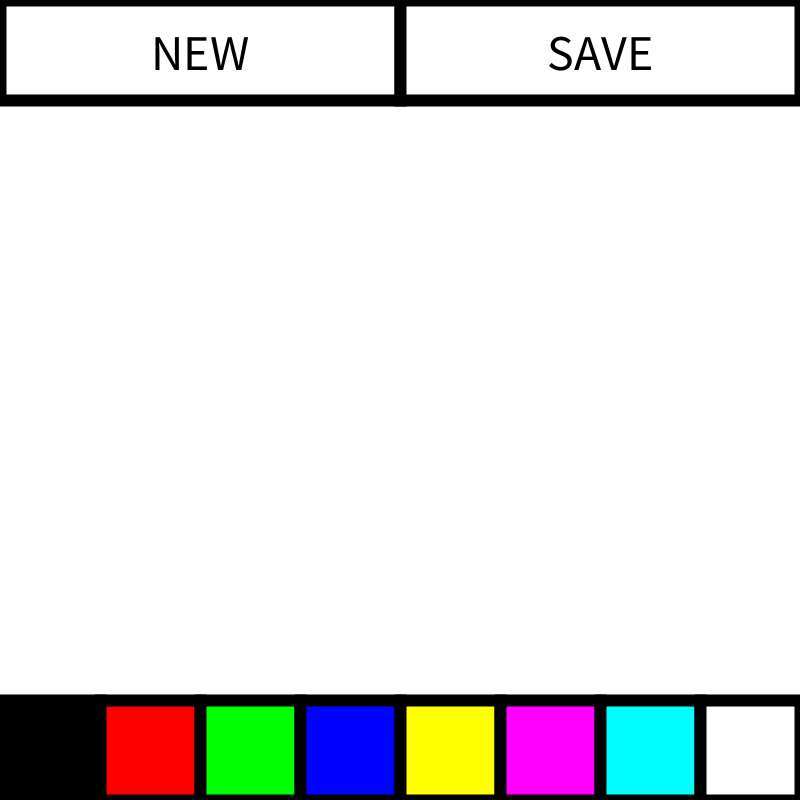
Frame 1 (no input)
Frame 60 (the mouse pressed at the canvas centre just before this capture): identical to frame 1, image omitted
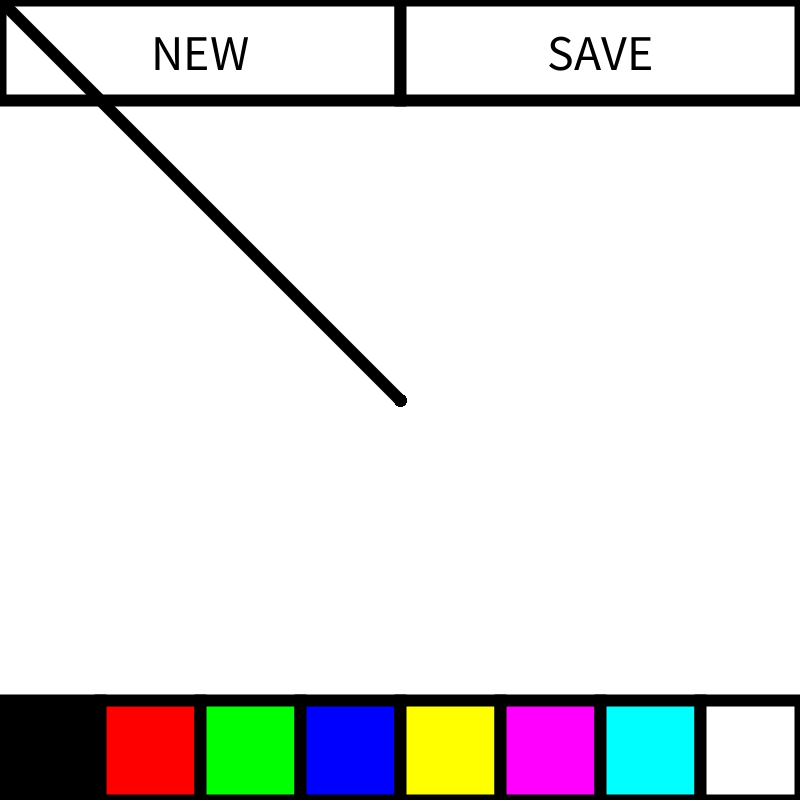
Frame 120 (the mouse held since frame 60 and released just before this capture)

The Processing sketch that drew these frames (run headless with seeded random() and noise(); from frame 60 on, the mouse is pressed at the canvas centre):

// Processing sketch: Paint_003
// ── Paint_003.pde
void setup()
{
  size(800, 800);
  strokeWeight(12);
  smooth();
  background(255);
  stroke(0, 0, 0);
  drawCanvas();
}

void draw()
{
  if(mousePressed) {
    if(mouseY < 100) {
      if(mouseX < 400) {
        background(255);
        stroke(0, 0, 0);
        drawCanvas();
      } else {
        save("MyImage.png");
      }
    } else if(mouseY > 700) {
      if(mouseX < 100) {
        stroke(0, 0, 0);
      } else if(mouseX < 200) {
        stroke(255, 0, 0);
      } else if(mouseX < 300) {
        stroke(0, 255, 0);
      } else if(mouseX < 400) {
        stroke(0, 0, 255);
      } else if(mouseX < 500) {
        stroke(255, 255, 0);
      } else if(mouseX < 600) {
        stroke(255, 0, 255);
      } else if(mouseX < 700) {
        stroke(0, 255, 255);
      } else {
        stroke(255);
      }
    } else if(mouseY < 650) {
      line(pmouseX, pmouseY, mouseX, mouseY);
    }
  }
}

void drawCanvas()
{
  stroke(0, 0, 0);
  fill(255, 255, 255);
  rect(0, 0, 400, 100);
  rect(400, 0, 400, 100);
  fill(0, 0, 0);
  textAlign(CENTER);
  textSize(50);
  text("NEW", 200, 70);
  text("SAVE", 600, 70);
  fill(0, 0, 0);
  rect(0, 700, 100, 100);
  fill(255, 0, 0);
  rect(100, 700, 100, 100);
  fill(0, 255, 0);
  rect(200, 700, 100, 100);
  fill(0, 0, 255);
  rect(300, 700, 100, 100);
  fill(255, 255, 0);
  rect(400, 700, 100, 100);
  fill(255, 0, 255);
  rect(500, 700, 100, 100);
  fill(0, 255, 255);
  rect(600, 700, 100, 100);
  fill(255, 255, 255);
  rect(700, 700, 100, 100);
}
